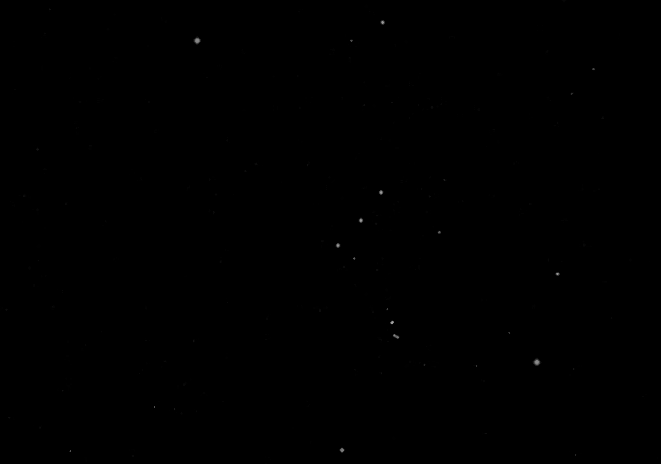
#> input picture debug_denoised.png, 661 x 464 px
$ python preprocessing.py ../debug_denoised.png
#> lines starting #> are read from the running program, lines starting #| are printed output that depends on the picture
import cv2
import numpy as np


def load_grayscale_normalized(image_path):
    """
    Load an image and convert to a normalized grayscale float array.
    Returns a 2D numpy array with values in [0, 1].
    """
#> called with image_path = '../debug_denoised.png'
    img_bgr = cv2.imread(image_path, cv2.IMREAD_COLOR)
#> img_bgr is the input picture: shape (464, 661, 3); min 0, max 160, mean 0.1
    if img_bgr is None:
        raise FileNotFoundError(f"Could not read image: {image_path}")

    img_gray = cv2.cvtColor(img_bgr, cv2.COLOR_BGR2GRAY)
    img_float = img_gray.astype(np.float32) / 255.0
#| Loaded image: shape=(464, 661), dtype=float32, min=0.000, max=0.627, mean=0.000

    return img_float

def subtract_background(img, blur_fraction=0.05):
    """
    Estimate and remove a smooth background gradient via large-kernel Gaussian blur.
    blur_fraction controls kernel size relative to image size (larger = smoother background estimate).
    """
#> called with blur_fraction = 0.05
    h, w = img.shape
#> h = 464; w = 661
    kernel_size = int(min(h, w) * blur_fraction)
#> kernel_size = 23
    if kernel_size % 2 == 0:
        kernel_size += 1  # Gaussian blur kernel size must be odd
    kernel_size = max(kernel_size, 3)

    background = cv2.GaussianBlur(img, (kernel_size, kernel_size), 0)
    subtracted = img - background
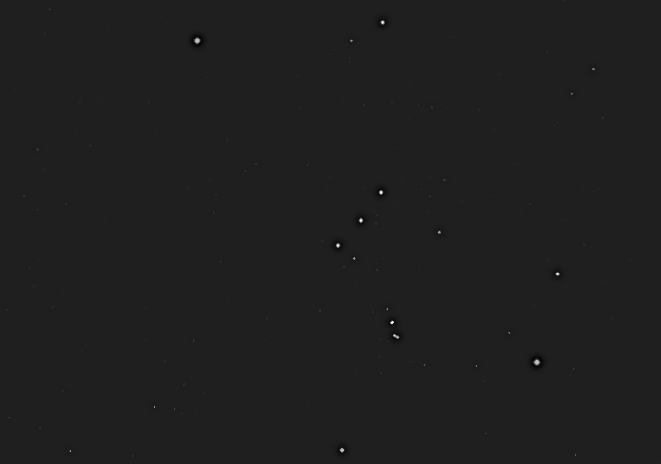
#> subtracted: shape (464, 661) float32; min -0.0808, max 0.575, mean 1.52e-07; drawn with min black and max white
    subtracted = np.clip(subtracted, 0, 1)

    return subtracted, background

def denoise_light(img, kernel_size=3):
    """
    Apply a light median filter to reduce speckle noise while preserving small star blobs.
    """
    img_uint8 = (img * 255).astype(np.uint8)
    denoised_uint8 = cv2.medianBlur(img_uint8, kernel_size)
    denoised = denoised_uint8.astype(np.float32) / 255.0
    return denoised

if __name__ == "__main__":
    import sys
    path = sys.argv[1]
    img = load_grayscale_normalized(path)
    print(f"Loaded image: shape={img.shape}, dtype={img.dtype}, "
          f"min={img.min():.3f}, max={img.max():.3f}, mean={img.mean():.3f}")

    subtracted, background = subtract_background(img)
    print(f"After background subtraction: min={subtracted.min():.3f}, "
          f"max={subtracted.max():.3f}, mean={subtracted.mean():.3f}")
#| After background subtraction: min=0.000, max=0.575, mean=0.000

    cv2.imwrite("debug_original.png", (img * 255).astype(np.uint8))
    cv2.imwrite("debug_background.png", (background * 255).astype(np.uint8))
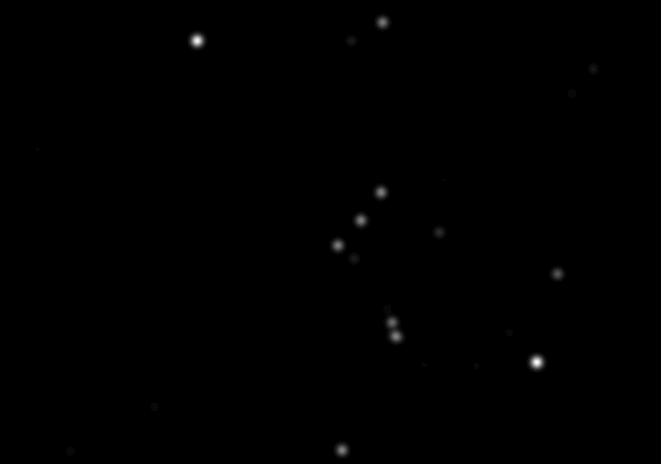
#> saved as debug_background.png: shape (464, 661); min 0, max 31, mean 0.1; drawn with min black and max white
    cv2.imwrite("debug_subtracted.png", (subtracted * 255).astype(np.uint8))
    print("Wrote debug_original.png, debug_background.png, debug_subtracted.png")
